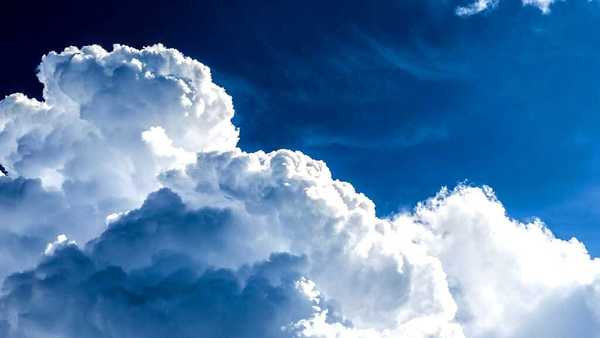
#> input picture oblaka-1.jpg, 600 x 338 px
$ python example.py   (older library calls are emulated)
#> lines starting #> are read from the running program, lines starting #| are printed output that depends on the picture
### autodetection.py
# -*- coding: utf-8 -*-
"""
Created on Fri Mar 17 17:51:21 2023

@author: User
"""
import numpy as np
import copy

class Model:
    def __init__(self, mod):
        self.model = mod
        self.wind_dx = np.nan
        self.wind_dy = np.nan
        self.maxDist = np.nan
        self.nbins = np.nan
        self.objMask = np.nan
        self.coordList = np.nan

    def setWind(self, dx, dy):
        self.wind_dx = dx
        self.wind_dy = dy

    def setBins(self, nbins):
        self.nbins = nbins

    def setDist(self, maxDist):
        self.maxDist = maxDist

    def calculate(self):
        # creation of initial mask
        mask = np.zeros((int(len(self.model)/self.wind_dy),
                        int(np.shape(self.model)[1]/self.wind_dx)))

        # setting parameters of hist
        minV, maxV = np.nanmin(self.model), np.nanmax(self.model)
        nbins = self.nbins
        vals = np.linspace(minV, maxV, nbins)

        # arr mask x hist
        dimMatr = np.zeros((np.shape(mask)[0], np.shape(mask)[1], len(vals)))

        # filling dimMatr with hist
        for i in range(int(len(self.model)/self.wind_dy)):
            for j in range(int(np.shape(self.model)[1]/self.wind_dx)):
                # print(i)
                window = self.model[i*self.wind_dy:(i+1)*self.wind_dy, j*self.wind_dx:(j+1)*self.wind_dx]
                cvals = np.zeros(len(vals))
                winVals = np.ravel(window)
                for iv in range(len(vals)-1):
                    curLen = len(
                        np.where((vals[iv] <= winVals) & (winVals < vals[iv+1]))[0])
                    cvals[iv] = curLen
                    # print(curLen)
                cvals[-1] = len(np.where(winVals >= vals[-1]))
                dimMatr[i, j, :] = cvals

        # setting list for groups
        groups = []

        # counting distance between hist of ij window and existing groups
        for i in range(int(len(self.model)/self.wind_dy)):
            for j in range(int(np.shape(self.model)[1]/self.wind_dx)):

                # bordEl = (i,i+1,j,j+1)
                chist = dimMatr[i, j, :]
                # chist = np.random.rand(10)
                if len(groups) == 0:
                    fisrtGr = [(i, j, chist)]
                    groups.append(fisrtGr)
                else:
                    corList = np.zeros(len(groups))
                    for igr, cgr in enumerate(groups):
                        corListSmall = []
                        for iigr, el in enumerate(cgr):
                            smallDist = np.sum(np.abs((chist - el[2])))
                            corListSmall.append(smallDist)
                        corList[igr] = np.nanmean(corListSmall)
                    minArg = np.argmin(corList)
                    minCorr = corList[minArg]

                    # edge value - should be based on size of window and nbins in hist
                    if minCorr < 1500:

                        crdList = []
                        for el in groups[minArg]:
                            crdList.append([el[0], el[1]])

                        # if okBord(crdList, i,j) == True:
                        groups[minArg].append((i, j, chist))
                        # else:
                        #     groups.append([(i,j,chist)])
                    else:
                        groups.append([(i, j, chist)])

        # mask value in xy coords
        grIndex = []
        for igr, gr in enumerate(groups):
            for el in gr:
                grIndex.append((el[0], el[1], igr))

        # converting xyz to matrix
        grIndex = np.array(grIndex)
        newMask = np.zeros_like(mask)
        for i in range(len(grIndex)):
            newMask[grIndex[i][0], grIndex[i][1]] = grIndex[i][2]+1

        # collecting borderlines of each class
        borderList = []
        for gr in groups:
            brdList = []
            for el in gr:
                i = el[0]
                j = el[1]
                u = 'h'+str(i)+'/'+str(j)
                b = 'h'+str(i+1)+'/'+str(j)
                l = 'v'+str(i)+'/'+str(j)
                r = 'v'+str(i)+'/'+str(j+1)
                brdList.append(u)
                brdList.append(b)
                brdList.append(l)
                brdList.append(r)
            uniqueBrd = []
            for i in range(len(brdList)):
                count = 0
                for j in range(len(brdList)):
                    if brdList[i] == brdList[j]:
                        count = count+1
                if count == 1:
                    uniqueBrd.append(brdList[i])
            borderList.append(uniqueBrd)

        # collecting coordinates of cell borders for every object class
        # this variable will be deconstructed on next steps
        coordList = []
        for ibrd, brd in enumerate(borderList):
            coord = []
            for crd in brd:
                if 'h' in crd:
                    ij = crd.replace('h', '').replace('v', '').split('/')
                    i = np.float(ij[0])
                    j = np.float(ij[1])
                    x = [j*self.wind_dx, (j+1)*self.wind_dx]
                    y = [i*self.wind_dy, i*self.wind_dy]
                    coord.append([[x[0], y[0]], [x[1], y[1]]])
                else:
                    ij = crd.replace('h', '').replace('v', '').split('/')
                    i = np.float(ij[0])
                    j = np.float(ij[1])
                    x = [j*self.wind_dx, (j)*self.wind_dx]
                    y = [i*self.wind_dy, (i+1)*self.wind_dy]
                    coord.append([[x[0], y[0]], [x[1], y[1]]])
            coordList.append(coord)
        tmpcoordList = copy.deepcopy(coordList)
        self.coordList = tmpcoordList

        # function to check if coord of element continues previous border line
        # function is to separate figures of one class which are located on a distance between each others
        def checkCont(first, secondList):

            for second in secondList:
                if first[0] == second[0]:
                    return True
                elif first[0] == second[1]:
                    return True
                elif first[1] == second[0]:
                    return True
                elif first[1] == second[1]:
                    return True

            return False

        # collecting points of separate objects for every class
        bodies = []
        for grInd, coord in enumerate(coordList):

            # list of objects with continues borders
            coordGroups = []
            while len(coord) > 0:
                clrCoords = []
                clrCoords.append(coord[0])
                coord.remove(coord[0])
                iniLen = len(coord)
                for i in range(iniLen):
                    for el in coord[1:]:
                        if checkCont(el, clrCoords) == True:
                            clrCoords.append(el)
                            coord.remove(el)
                if len(clrCoords) > 1:
                    coordGroups.append(clrCoords)


            for igr, gr in enumerate(coordGroups):
                grArrList = []
                for el in gr:
                    grArrList.append(el[0])
                    grArrList.append(el[1])
                grArr = np.array(grArrList)

                xrange = np.arange(np.min(grArr[:,0]), np.max(grArr[:,0]), self.wind_dx)
                yrange = np.arange(np.min(grArr[:,1]), np.max(grArr[:,1]), self.wind_dy)

                listToCheck = grArrList
                for y in yrange:
                    # y=yrange[3]
                    xspace = []
                    for el in grArr:
                        if el[1] == y:
                            if el[0] not in xspace:
                                xspace.append(el[0])
                    xspace.sort()

                    points = list(np.arange(xspace[0],xspace[-1],self.wind_dx))
                    for point in points:
                        listToCheck.append([point,y])


                bodyList = []
                for el in listToCheck:
                    i,j = int(el[1]/self.wind_dy), int(el[0]/self.wind_dx)
                    try:
                        if newMask[i,j] == grInd+1:
                            bodyList.append(el)

                    except:
                        bonk = 1
                bodies.append(bodyList)

        sepMask = np.zeros_like(newMask)
        for i, body in enumerate(bodies):
            for point in body:
                ii,jj = int(point[1]/self.wind_dy), int(point[0]/self.wind_dx)
                sepMask[ii,jj] = i

        self.objMask = sepMask


### example.py
# -*- coding: utf-8 -*-
"""
Created on Fri Mar 17 18:48:04 2023

@author: User
"""

import matplotlib.pyplot as plt
import imageio as iio
from autodetection import Model


# Importing initial data as np matrix

asis_image = iio.imread("oblaka-1.jpg")
#> asis_image is the input picture: shape (338, 600, 3); mean R, G, B 84.2, 126.8, 171
ini_image = iio.imread("oblaka-1.jpg")[:, :, 0]
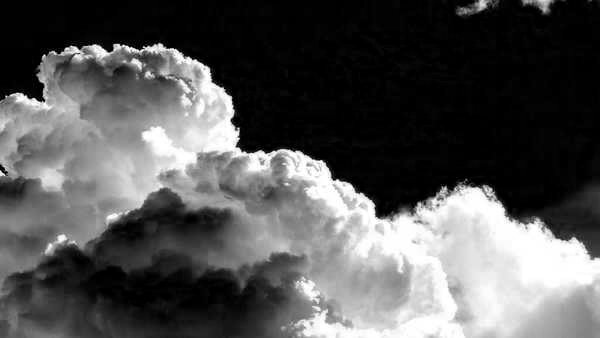
#> ini_image: shape (338, 600); min 0, max 255, mean 84.2

m = Model(ini_image)
m.setWind(30,30)
m.setBins(20)
m.setDist(1500)

m.calculate()
#> in calculate, `minV, maxV = np.nanmin(self.model), np.nanmax(self.model)`: minV = 0; maxV = 255
#> the loop in calculate, `for i in range(int(len(self.model)/self.wind_dy)):` made 11 passes
#> after the loop in calculate, `for i in range(int(len(self.model)/self.wind_dy)):`:
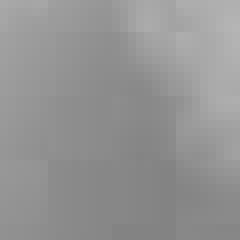
#> window: shape (30, 30) (shown 8 times larger); min 131, max 181, mean 147.8
#> after the loop in calculate, `for i in range(int(len(self.model)/self.wind_dy)):`: groups = 4 items
#> the loop in calculate, `for igr, gr in enumerate(groups):` made 4 passes
#> after the loop in calculate, `for igr, gr in enumerate(groups):`: grIndex = 220 items, first 6: (0, 0, 0), (0, 1, 0), (0, 2, 0), (0, 3, 0), (0, 4, 0), (0, 5, 0)
#> in calculate, `grIndex = np.array(grIndex)`: grIndex = 220 rows, first 8: [0, 0, 0], [0, 1, 0], [0, 2, 0], [0, 3, 0], [0, 4, 0], [0, 5, 0], [0, 6, 0], [0, 7, 0]
#> the loop in calculate, `for gr in groups:` made 4 passes
#> after the loop in calculate, `for gr in groups:`: borderList = 4 items
#> the loop in calculate, `for ibrd, brd in enumerate(borderList):` made 4 passes
#> the loop in calculate, `for grInd, coord in enumerate(coordList):` made 4 passes
#> after the loop in calculate, `for grInd, coord in enumerate(coordList):`: bodies = 10 items
#> the loop in calculate, `for i, body in enumerate(bodies):` made 10 passes
#> body on passes 2, 5: [[120, 210], [120, 210], [120, 210]], [[270, 300], [270, 300], [270, 300]]

fig, ax = plt.subplots(1,2)
ax[0].imshow(ini_image)
ax[1].imshow(m.objMask)
for objClass in m.coordList:
    for cbrd in objClass:
        x = [cbrd[0][0],cbrd[1][0]]
        y = [cbrd[0][1],cbrd[1][1]]
        ax[0].plot(x,y, color = 'red')
#> this loop made 4 passes
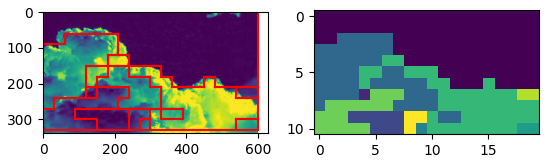
#> figure drawn by matplotlib, 2 panels
